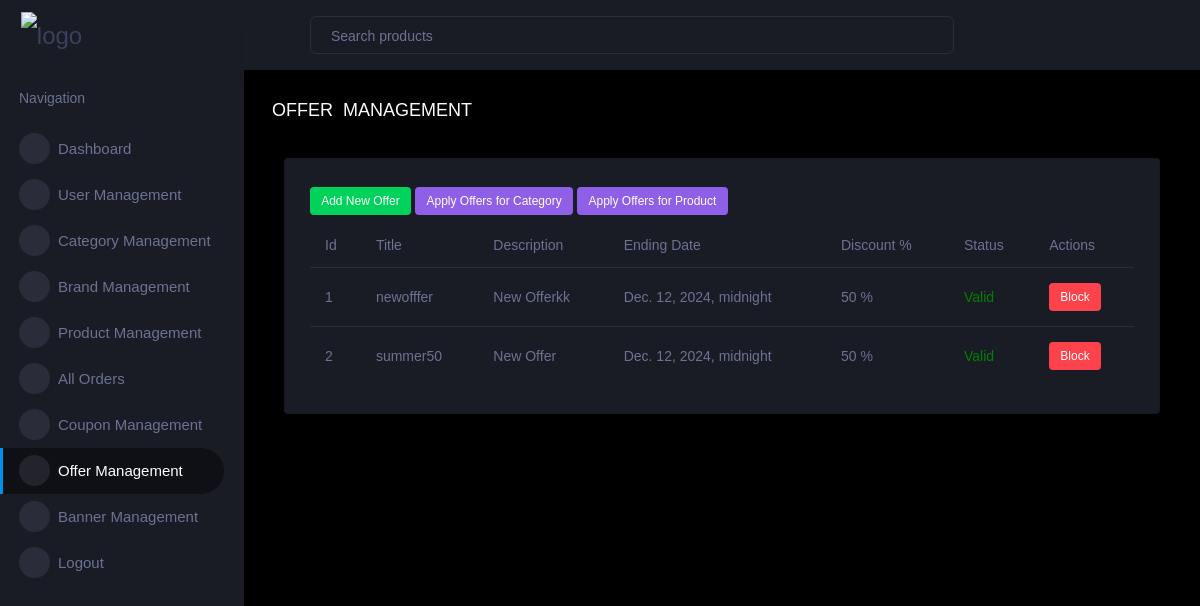
The page /admin_dash/view_offers on the database as committed earlier.
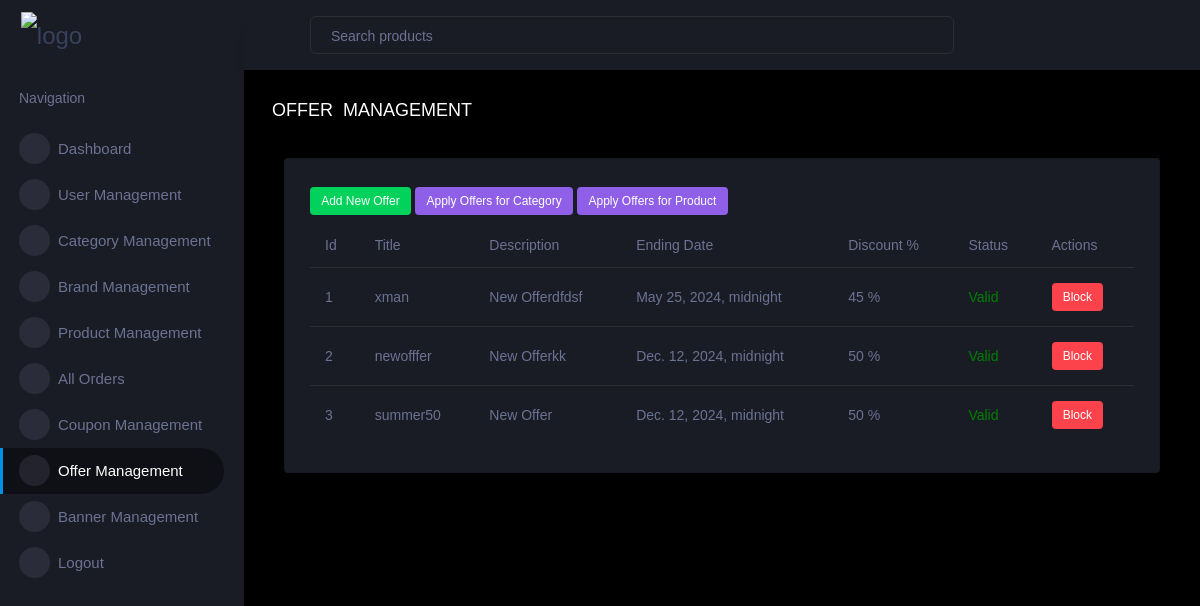
The same page on the database as committed later.
### admin_dash/models.py (models this page shows, shortened)
class Offer(models.Model) :
    title = models.CharField(max_length=255)
    description = models.TextField(default='New Offer')
    start_date = models.DateTimeField(default=timezone.now)
    end_date = models.DateTimeField()
    discount_percentage = models.DecimalField(max_digits=10, decimal_places=2)
    is_block = models.BooleanField(default=False)
    is_valid = models.BooleanField(default=True)

### admin_dash/views.py (the view)
# urls.py: path('view_offers', views.view_offers, name='view_offers'),
def view_offers(request) :
    offers = Offer.objects.all().order_by('-start_date', '-id')
    return render(request, 'admin_dash/offer_management.html',{'offers':offers})

### cart/context_processors.py (called while the page is built)
def cart_count(request):
    cart_item_count = 0
    if request.user.is_authenticated:
        cart_item_count = Cart.objects.filter(user=request.user).count()
    return {'cart_item_count': cart_item_count}

def wishlist_count(request) :
    wishlist_item_count = 0
    if request.user.is_authenticated :
        wishlist_item_count = Wishlist.objects.filter(user=request.user).count()
    return {'wishlist_item_count': wishlist_item_count}

### templates/admin_dash/offer_management.html (shortened to what this page needs)
{% extends "admin_dash/dash.html" %}
{%load static %}
{% block content %}
<div class="main-panel">
    <div class="content-wrapper">
      <div class="page-header">
        <h4 class="card-title">OFFER &nbspMANAGEMENT</h4>
      </div>
        <div class="col-lg-12 grid-margin stretch-card">
          <div class="card">
            <div class="card-body">
              <label class="badge badge-success"><a style="color : white;" href="{% url 'add_offer' %}">Add New Offer</a></label>
              <label class="badge badge-info"><a style="color : white;" href="{% url 'view_category_offers' %}">Apply Offers for Category</a></label>
              <label class="badge badge-info"><a style="color : white;" href="{% url 'viwe_product_offers' %}">Apply Offers for Product</a></label>
                 <div class="table-responsive">
                <table class="table">
                  <thead>
                    <tr>
                      <th>Id</th>
                      <th>Title</th>
                      <th>Description</th>
                      <th>Ending Date</th>
                      <th>Discount %</th>
                      <th>Status</th>
                      <th>Actions</th>
                    </tr>
                  </thead>
                  <tbody>
                   {% for offer in offers%}
                    <tr>
                      <td>{{forloop.counter}}</td>
                      <td>{{offer.title}}</td>
                      <td>{{offer.description }}</td>
                      <td>{{offer.end_date }}</td>
                      <td>{{offer.discount_percentage|stringformat:'d' }} %</td>
                      <td style="color: {% if offer.is_valid %}green{% else %}red{% endif %}">
                        {% if offer.is_valid %}
                            Valid
                        {% else %}
                            Expired
                        {% endif %}
                    </td>
                    <td>
                      <label class="badge {% if offer.is_block %}badge-success{% else %}badge-danger{% endif %}">
                          <a href="{% url 'delete_offer' offer.id %}" style="color: white;">
                              {% if offer.is_block %}
                                  Unblock
                              {% else %}
                                  Block
                              {% endif %}
                          </a>
                      </label>
                  </td>                  </tr>
                    {%endfor%}
                   </tbody>
                </table>
              </div>
            </div>
          </div>
        </div>
      </div>
     </div>
  </div>
  </div>
{% endblock content %}

Rows that differ between the two databases and show on the page:
added Offer: title "xman", description "New Offerdfdsf", end_date "May 25, 2024, midnight", discount_percentage "45", is_valid "Valid", is_block "Block"
